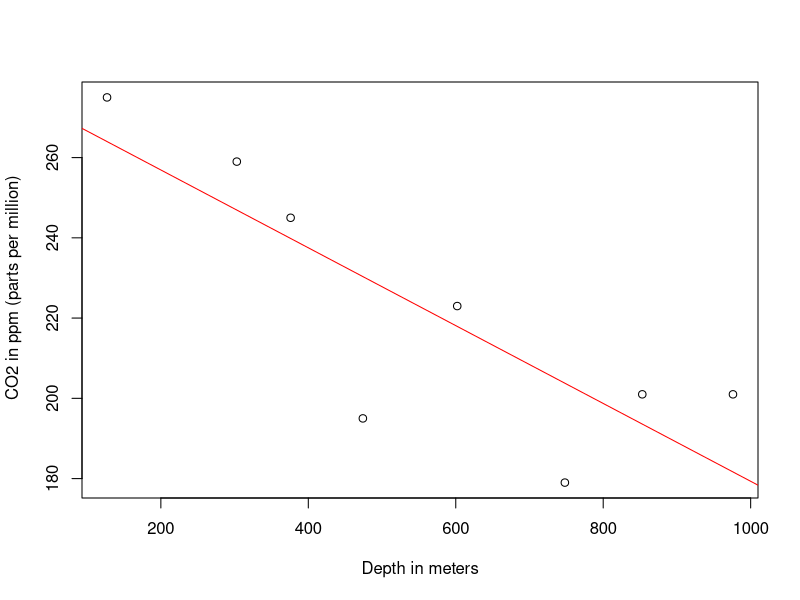

This figure's R source:
## ---- chunk 1
#Depth (in meters)
Depth_m = c(127,303,376,474,602,748,853,976)

#CO2 (ppm)
CO2_ppm = c(275,259,245,195,223,179,201,201)

df = data.frame(Depth_m,CO2_ppm)
df
## ---- chunk 2
xval = df$Depth_m
xval
## ---- chunk 3
yval = df$CO2_ppm
yval
## ---- chunk 4
x_total = sum(xval)
x_total
## ---- chunk 5
x_sq_total = sum(xval^2)
x_sq_total
## ---- chunk 6
n = length(xval)
n

## ---- chunk 7
y_total = sum(yval)
y_total
## ---- chunk 8
prod_x_y = sum(xval*yval)
prod_x_y
## ---- chunk 9
A = matrix(c(x_sq_total,x_total,x_total,n),2,2)
A
## ---- chunk 10
B = matrix(c(prod_x_y,y_total))
B
## ---- chunk 11
X = solve(A,B)
X
## ---- chunk 12
x = 1050
y_1050m = -0.09698511*x + 276.30707791
y_1050m
## ---- chunk 13
linmod  = lm(yval~xval, data=df)
linmod
## ---- chunk 14
plot(xval,yval,xlab = 'Depth in meters',ylab = ' CO2 in ppm (parts per million)')
abline(linmod,col='red')

## ---- chunk 15
y = 200  
x = (y - 276.30707791)/(-0.09698511)
x
## ---- chunk 16
A = matrix(c(403328,1778,1778,8),2,2)
A
## ---- chunk 17
B = matrix(c(933719,4459))
B
## ---- chunk 18

summary(linmod)

## ---- chunk 19
#Snow cover (10^6*km^2)
Snowc = c(6.6,7.7,8.1,18.2,26.6,29.4)

#Wind Stress (N/m2)
Ws= c(.125,.155,.196,.106,.062,.024)

df = data.frame(Snowc,Ws)
df
## ---- chunk 20
xval = df$Snowc
yval = df$Ws
## ---- chunk 21
x_total = sum(xval)
x_total
## ---- chunk 22
x_sq_total = sum(xval^2)
x_sq_total
## ---- chunk 23
n = length(xval)
n
## ---- chunk 24
y_total = sum(yval)
y_total
## ---- chunk 25
prod_x_y = sum(xval*yval)
prod_x_y
## ---- chunk 26
A = matrix(c(x_sq_total,x_total,x_total,n),2,2)
A
## ---- chunk 27
B = matrix(c(prod_x_y,y_total))
B
## ---- chunk 28
X = solve(A,B)
X
## ---- chunk 29
#Year (Year-1951)
year = c(0,10,20,30,40,50,60)

#Population (in millions)
pop = c(361,439,548,683,846,1029,1211)

df = data.frame(year,pop)
df
## ---- chunk 30
xval = df$year
yval = df$pop
## ---- chunk 31
x_total = sum(xval)
x_total
## ---- chunk 32
x_sq_total = sum(xval^2)
x_sq_total
## ---- chunk 33
n = length(xval)
n
## ---- chunk 34
y_total = sum(log(yval))
y_total
## ---- chunk 35
prod_x_y = sum(xval*log(yval))
prod_x_y
## ---- chunk 36
A = matrix(c(x_sq_total,x_total,x_total,n),2,2)
A
## ---- chunk 37
B = matrix(c(prod_x_y,y_total))
B
## ---- chunk 38
X = solve(A,B)
X
## ---- chunk 39
xval = 2011-1951
yval = log(299.42857)+14.38571*xval
yval
